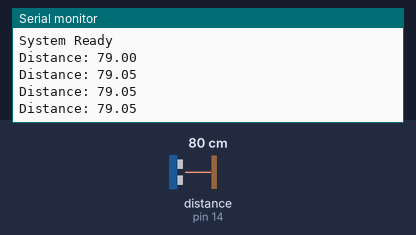
A sketch run on a simulated Arduino Uno, built with avr-gcc and run on an emulated ATmega328P. On the bench: the last lines printed to the serial monitor. Wiring (inferred from the names in the program): ultrasonic range finder: trigger pin 12; echo pin 14. The inputs (shaded band) are chosen by the test bench; at power-on: distance to the obstacle (sensor on pin 14) 80 cm. The echo pulse lasts 58.3 µs per cm; storage starts empty.

Above: at 2.2 s.
2.3 s: distance to the obstacle (sensor on pin 14) set to 9 cm
At 2.7 s:
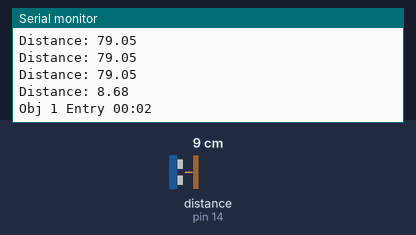
3.9 s: distance to the obstacle (sensor on pin 14) set to 2 cm
At 5.02 s:
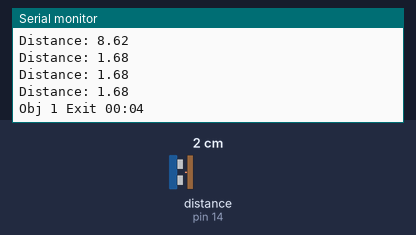
Timing chart, 0 to 6.9 s (numbered marks = the images above; inputs shaded):
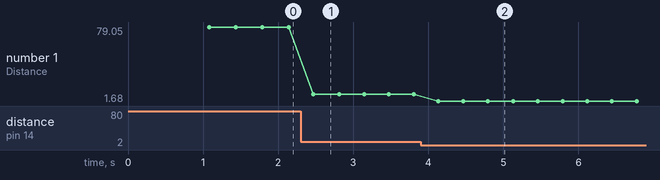

Measured:
- after the input at 2.3 s, the serial monitor: prints a new line after 0.17 s (image 1)
- after the input at 3.9 s, the serial monitor: prints a new line after 0.23 s (image 2)
- plotted number 1: 79.05 → 8.62 after the input at 2.3 s, 8.62 → 1.68 after the input at 3.9 s

The sketch:

SD_ultrasonic_sensor.ino
```cpp
#include <SPI.h>
#include <SD.h>

// -------- PIN CONFIG --------
#define CS   5
#define TRIG 12
#define ECHO 14

// -------- VARIABLES --------
bool objectPresent = false;
unsigned long lastChangeTime = 0;
const int debounceDelay = 2000;

int objCount = 1;   // 🔥 Object counter

File logFile;

// ---------- SENSOR ----------

float getDistance() {
  digitalWrite(TRIG, LOW);
  delayMicroseconds(2);

  digitalWrite(TRIG, HIGH);
  delayMicroseconds(10);
  digitalWrite(TRIG, LOW);

  long duration = pulseIn(ECHO, HIGH, 30000);
  return duration * 0.034 / 2;
}

// Take average for stable reading
float getStableDistance() {
  float sum = 0;
  for (int i = 0; i < 5; i++) {
    sum += getDistance();
    delay(5);
  }
  return sum / 5.0;
}

// ---------- TIME ----------

String getTime() {
  unsigned long sec = millis() / 1000;
  int min = sec / 60;
  int s = sec % 60;

  char buf[10];
  sprintf(buf, "%02d:%02d", min, s);
  return String(buf);
}

// ---------- SD WRITE ----------

void writeLog(String msg) {
  logFile = SD.open("/log.txt", FILE_APPEND);

  if (logFile) {
    logFile.println(msg);
    logFile.close();
  } else {
    Serial.println("SD Write Error!");
  }
}

// ---------- SETUP ----------

void setup() {
  Serial.begin(115200);
  delay(1000);

  pinMode(TRIG, OUTPUT);
  pinMode(ECHO, INPUT);

  Serial.println("Initializing SD Card...");

  if (!SD.begin(CS)) {
    Serial.println("SD Card Failed!");
    while (1);
  }

  Serial.println("SD Card Ready");

  // Create file if not exists
  if (!SD.exists("/ultrasonic2_log.txt")) {
    logFile = SD.open("/ultrasonic2_log.txt", FILE_WRITE);
    if (logFile) {
      logFile.println("Log Started");
      logFile.close();
    }
  }

  Serial.println("System Ready");
}

// ---------- LOOP ----------

void loop() {
  unsigned long now = millis();

  float d = getStableDistance();

  // Debug distance
  Serial.print("Distance: ");
  Serial.println(d);

  bool inRange = (d > 5 && d < 30);

  // -------- ENTRY --------
  if (inRange && !objectPresent && (now - lastChangeTime > debounceDelay)) {
    objectPresent = true;
    lastChangeTime = now;

    String msg = "Obj " + String(objCount) + " Entry " + getTime();
    Serial.println(msg);
    writeLog(msg);
  }

  // -------- EXIT --------
  else if (!inRange && objectPresent && (now - lastChangeTime > debounceDelay)) {
    objectPresent = false;
    lastChangeTime = now;

    String msg = "Obj " + String(objCount) + " Exit " + getTime();
    Serial.println(msg);
    writeLog(msg);

    objCount++;
  }

  delay(300);
}
```
